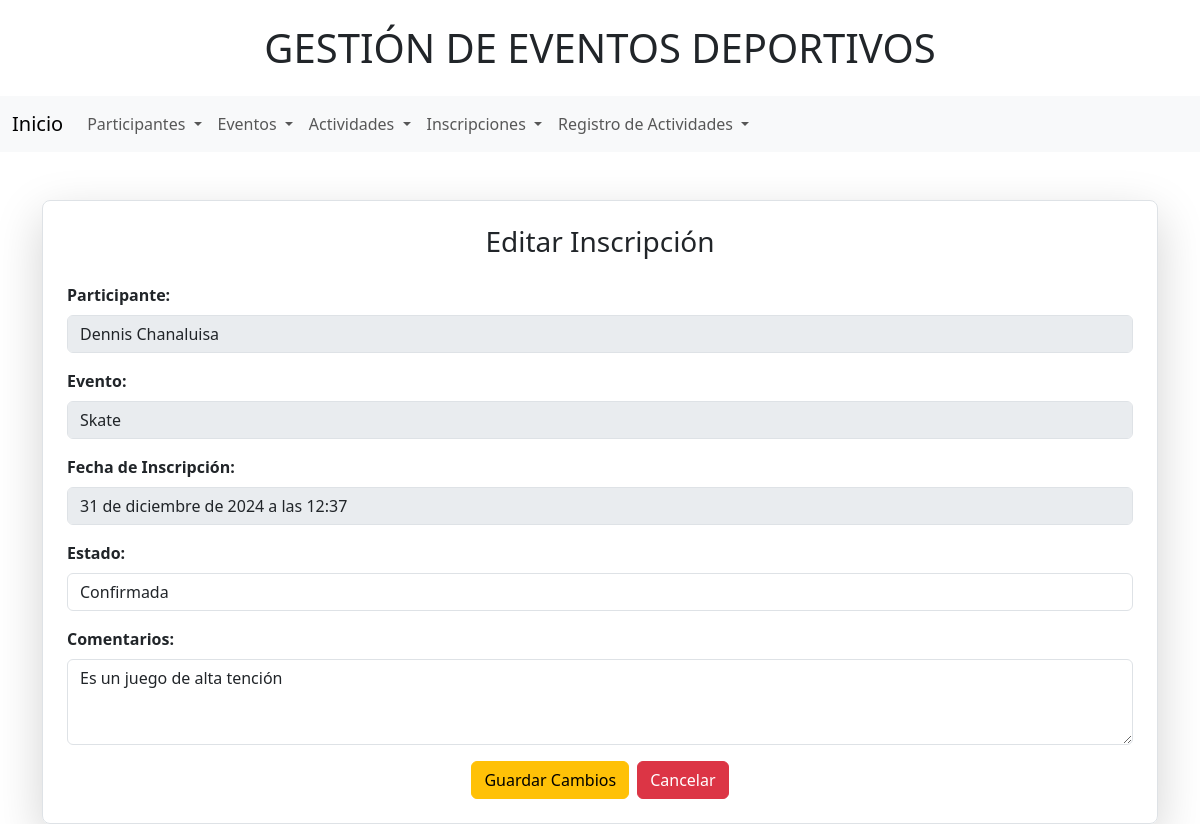
The page /editarInscripcion/2/ on the database its author committed.
### Aplicaciones/Gestiones/models.py (models this page shows, shortened)
class Inscripcion(models.Model):
    id = models.AutoField(primary_key=True)
    participante = models.ForeignKey(Participante, on_delete=models.CASCADE, related_name="inscripciones")
    evento = models.ForeignKey(Evento, on_delete=models.CASCADE, related_name="inscripciones")
    fecha_inscripcion = models.DateTimeField(auto_now_add=True)
    estado = models.CharField(max_length=50, choices=[('Confirmada', 'Confirmada'), ('Pendiente', 'Pendiente'), ('Cancelada', 'Cancelada')])
    comentarios = models.TextField(blank=True, null=True)
    class Meta:
        unique_together = ('participante', 'evento')

class Participante(models.Model):
    id = models.AutoField(primary_key=True)
    nombre = models.CharField(max_length=100)
    apellido = models.CharField(max_length=100)
    email = models.EmailField(unique=True)
    telefono = models.CharField(max_length=15, blank=True, null=True)
    fecha_nacimiento = models.DateField(blank=True, null=True)
    direccion = models.TextField(blank=True, null=True)

class Evento(models.Model):
    id = models.AutoField(primary_key=True)
    nombre = models.CharField(max_length=200)
    descripcion = models.TextField()
    fecha_inicio = models.DateField()
    fecha_fin = models.DateField()
    ubicacion = models.CharField(max_length=200)
    organizador = models.CharField(max_length=100)
    cupo_maximo = models.PositiveIntegerField(default=0)

### Aplicaciones/Gestiones/views.py (the view)
# urls.py: path('editarInscripcion/<int:inscripcion_id>/', views.editarInscripcion, name='editarInscripcion'),
def editarInscripcion(request, inscripcion_id):
    inscripcion = get_object_or_404(Inscripcion, id=inscripcion_id)
    return render(request, 'editarInscripciones.html', {'inscripcion': inscripcion})

### Aplicaciones/Gestiones/templates/editarInscripciones.html (shortened to what this page needs)
{% extends "./plantilla.html" %}
{% block contenido %}
<div class="container mt-5">
    <div class="border p-4 rounded-3 shadow-lg">
        <h3 class="mb-4 text-center">Editar Inscripción</h3>
        <form action="/procesarEdicionInscripcion/" id="frm_editar_inscripcion" method="post">
            <div class="mb-3">
                <label for="txt_participante" class="form-label"><b>Participante:</b></label>
                <input type="text" name="txt_participante" id="txt_participante" class="form-control" value="{{ inscripcion.participante.nombre }} {{ inscripcion.participante.apellido }}" disabled>
            </div>
            <div class="mb-3">
                <label for="txt_evento" class="form-label"><b>Evento:</b></label>
                <input type="text" name="txt_evento" id="txt_evento" class="form-control" value="{{ inscripcion.evento.nombre }}" disabled>
            </div>
            <div class="mb-3">
                <label for="txt_fecha_inscripcion" class="form-label"><b>Fecha de Inscripción:</b></label>
                <input type="text" name="txt_fecha_inscripcion" id="txt_fecha_inscripcion" class="form-control" value="{{ inscripcion.fecha_inscripcion }}" disabled>
            </div>
            <div class="mb-3">
                <label for="txt_estado" class="form-label"><b>Estado:</b></label>
                <select name="txt_estado" id="txt_estado" class="form-control" required>
                    <option value="Confirmada" {% if inscripcion.estado == "Confirmada" %}selected{% endif %}>Confirmada</option>
                </select>
            </div>
            <div class="mb-3">
                <label for="txt_comentarios" class="form-label"><b>Comentarios:</b></label>
                <textarea name="txt_comentarios" id="txt_comentarios" class="form-control" rows="3">{{ inscripcion.comentarios }}</textarea>
            </div>
            <div class="d-flex justify-content-center">
                <button type="submit" class="btn btn-warning me-2">Guardar Cambios</button>
                <a href="/listadoInscripciones/" class="btn btn-danger">Cancelar</a>
            </div>
        </form>
    </div>
</div>
{% endblock %}

### rows shown on the page
Inscripcion: txt_participante "Dennis Chanaluisa", txt_evento "Skate", txt_fecha_inscripcion "31 de diciembre de 2024 a las 12:37", txt_estado "Confirmada", txt_comentarios "Es un juego de alta tención"
